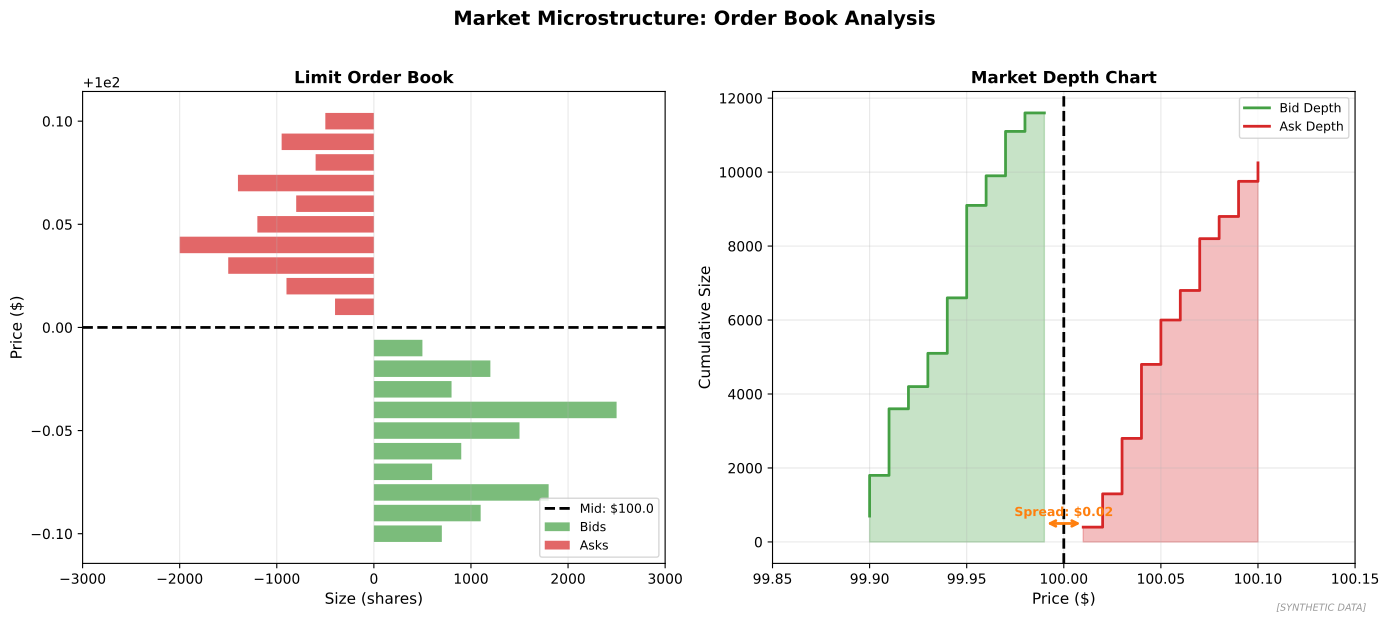

Write the Python code that produced this figure.
"""
Order Book Depth Visualization
Limit order book structure

Output: order_book_depth.pdf
Module: module_04_trad_finance
Lesson: 41 - Market Microstructure
"""

from pathlib import Path
import matplotlib.pyplot as plt
import numpy as np

CHART_METADATA = {
    'title': 'Order Book Depth',
    'module': 'module_04_trad_finance',
    'lesson': 41,
    'url': 'https://github.com/Digital-AI-Finance/digital-finance/tree/main/module_04_trad_finance/figures/order_book_depth'
}

plt.rcParams.update({'font.size': 10, 'axes.labelsize': 10})

def create_chart():
    fig, axes = plt.subplots(1, 2, figsize=(14, 6))

    np.random.seed(42)

    # Order Book Visualization
    ax1 = axes[0]

    mid_price = 100.00
    tick = 0.01

    # Bid side
    bid_prices = np.array([mid_price - tick * i for i in range(1, 11)])
    bid_sizes = np.array([500, 1200, 800, 2500, 1500, 900, 600, 1800, 1100, 700])

    # Ask side
    ask_prices = np.array([mid_price + tick * i for i in range(1, 11)])
    ask_sizes = np.array([400, 900, 1500, 2000, 1200, 800, 1400, 600, 950, 500])

    ax1.barh(bid_prices, bid_sizes, height=0.008, color='#44A044', alpha=0.7, label='Bids')
    ax1.barh(ask_prices, -ask_sizes, height=0.008, color='#D62728', alpha=0.7, label='Asks')

    ax1.axhline(y=mid_price, color='black', linestyle='--', linewidth=2, label=f'Mid: ${mid_price}')

    ax1.set_xlabel('Size (shares)', fontsize=11)
    ax1.set_ylabel('Price ($)', fontsize=11)
    ax1.set_title('Limit Order Book', fontsize=12, fontweight='bold')
    ax1.legend(loc='lower right', fontsize=9)
    ax1.set_xlim(-3000, 3000)
    ax1.grid(True, alpha=0.3, axis='x')

    # Depth Chart
    ax2 = axes[1]

    bid_cumsum = np.cumsum(bid_sizes[::-1])[::-1]
    ask_cumsum = np.cumsum(ask_sizes)

    ax2.fill_between(bid_prices, bid_cumsum, step='post', alpha=0.3, color='#44A044')
    ax2.step(bid_prices, bid_cumsum, where='post', color='#44A044', linewidth=2, label='Bid Depth')

    ax2.fill_between(ask_prices, ask_cumsum, step='post', alpha=0.3, color='#D62728')
    ax2.step(ask_prices, ask_cumsum, where='post', color='#D62728', linewidth=2, label='Ask Depth')

    ax2.axvline(x=mid_price, color='black', linestyle='--', linewidth=2)

    # Mark spread
    ax2.annotate('', xy=(ask_prices[0], 500), xytext=(bid_prices[0], 500),
                arrowprops=dict(arrowstyle='<->', color='#FF7F0E', lw=2))
    ax2.text(mid_price, 700, f'Spread: ${(ask_prices[0]-bid_prices[0]):.2f}',
            ha='center', fontsize=9, fontweight='bold', color='#FF7F0E')

    ax2.set_xlabel('Price ($)', fontsize=11)
    ax2.set_ylabel('Cumulative Size', fontsize=11)
    ax2.set_title('Market Depth Chart', fontsize=12, fontweight='bold')
    ax2.legend(loc='upper right', fontsize=9)
    ax2.set_xlim(99.85, 100.15)
    ax2.grid(True, alpha=0.3)

    fig.suptitle('Market Microstructure: Order Book Analysis', fontsize=14, fontweight='bold', y=1.02)
    fig.text(0.98, 0.02, '[SYNTHETIC DATA]', fontsize=7, color='#999999', ha='right', style='italic')
    plt.tight_layout()

    output_path = Path(__file__).parent / 'order_book_depth.pdf'
    plt.savefig(output_path, format='pdf', dpi=300, bbox_inches='tight')
    plt.close()
    print(f"Chart saved to: {output_path}")
    return output_path

if __name__ == '__main__':
    create_chart()
